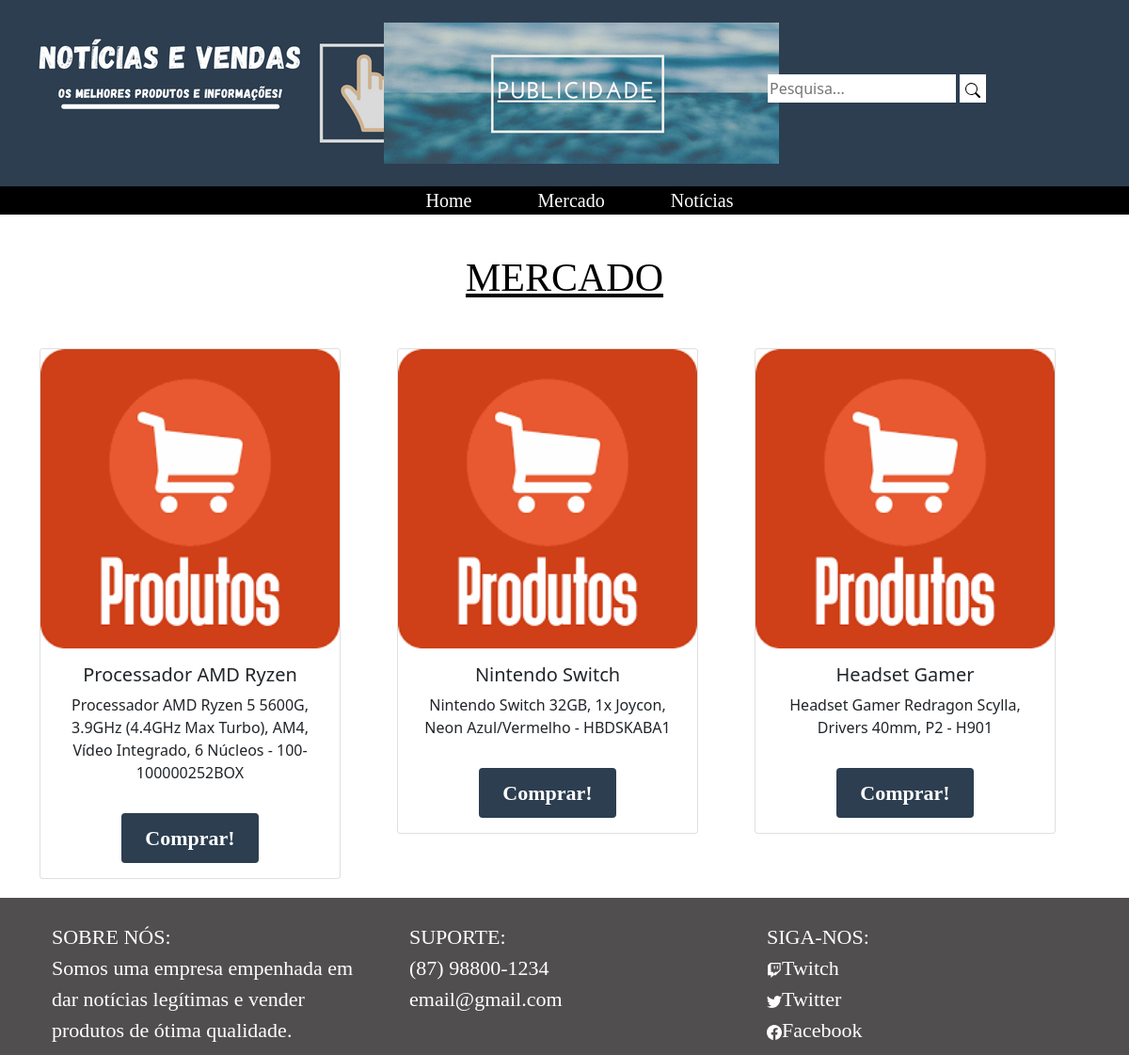
Screenshot of /view/mercado.php with the database file from the repository.
### tables this page shows
CREATE TABLE `tb_produtos` (
  `idproduto` int(11) NOT NULL AUTO_INCREMENT,
  `produto` varchar(64) NOT NULL,
  `desproduto` varchar(256) NOT NULL,
  `vlproduto` int(11) NOT NULL,
  `imagem` mediumblob NOT NULL,
  `dtcadastro` timestamp NOT NULL DEFAULT CURRENT_TIMESTAMP,
  PRIMARY KEY (`idproduto`)
);

### view/mercado.php (the view, shortened to what this page needs)
<?php
    include_once("../inc/conexao.php");
    $results_produtos = "SELECT * FROM tb_produtos";
    $stmte = $con->prepare($results_produtos);
    $stmte->execute();
?>
      <section id="secao">
        <div class="container">
            <div class="row">
                <div>
                    <h2>MERCADO</h2>
                </div>
                <?php while($row_produtos = $stmte->fetch(PDO::FETCH_ASSOC)) { ?>
                    <div class="col-md-4">
                        <div class="card text-center" style="width: 20rem;">
                            <img src="../img/img.jpg" class="card-img-top" alt="...">
                        <div class="card-body">
                            <h5 class="card-title"><?php echo $row_produtos ["produto"]; ?></h5>
                            <p class="card-text"><?php echo $row_produtos ["desproduto"]; ?></p>
                            <a href="../view/prod.php?id_produto=<?php echo $row_produtos['idproduto']; ?>" class="btn btn-primary" style="background-color: #2C3E50;color: white;border: none;">Comprar!</a>
                        </div>
                        </div>
                    </div>
                <?php } ?>
            </section>

### css/style.css (style rules this page uses)
html, body { margin: 0; padding: 0; box-sizing: border-box; }
img { display: inline-flex; }
header { width: 100%; height: 200px; background-color: #2C3E50; position: relative; }
header .container { display: inline; }
#logo { margin-left: 40px; }
#search { display: flex; margin-top: 55px; }
#searchLine { width: 200px; height: 30px; border: none; }
#searchButton { height: 30px; background: white; border: none; }
#menu { text-align: center; color: rgb(255, 255, 255); background-color: black; height: 30px; width: 100%; }
#menu li { display: inline; margin: 8px; }
#menu li a { text-decoration: none; color: #fff; font-size: 20px; font-family: "Open_Sans"; padding: 10px 25px; }
section h2 { text-decoration: underline; color: black; font-size: 42px; font-family: "Open_Sans"; padding: 10px 25px; text-align: center; margin-top: 60px; margin-bottom: 40px; }
section .row a { text-decoration: none; color: black; font-size: 22px; font-weight: bold; font-family: "calibri"; padding: 10px 25px; text-align: center; margin-top: 15px; }
footer { background-color: rgb(80, 78, 78); width: 100%; margin-top: 20px; }
footer .container .row .col-md-4 { text-decoration: none; color: white; font-size: 22px; font-family: "Open_Sans"; padding: 10px 25px; text-align: left; margin-top: 15px; }

### rows the page displays
tb_produtos: produto "Processador AMD Ryzen", desproduto "Processador AMD Ryzen 5 5600G, 3.9GHz (4.4GHz Max Turbo), AM4, Vídeo Integrado, 6 Núcleos - 100-100000252BOX"
tb_produtos: produto "Nintendo Switch", desproduto "Nintendo Switch 32GB, 1x Joycon, Neon Azul/Vermelho - HBDSKABA1"
tb_produtos: produto "Headset Gamer", desproduto "Headset Gamer Redragon Scylla, Drivers 40mm, P2 - H901"
